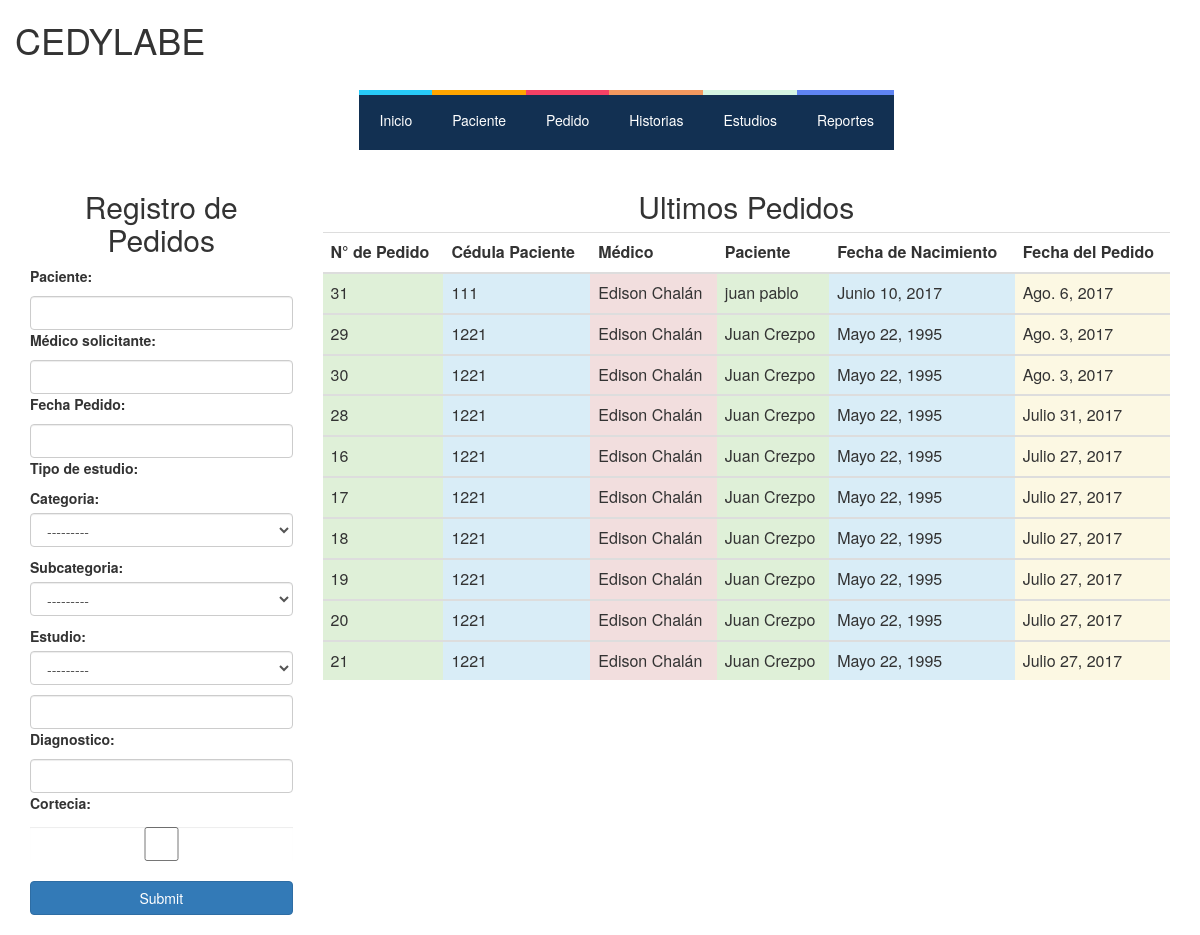
The page /pedidos/ (signed in) on the database its author committed.
### hcapp/models.py (models this page shows, shortened)
class Pedido(models.Model):
    TRUE_FALSE_CHOICE = ((True, "Yes"),(False, "No"))
    Paciente= models.ForeignKey(Paciente, on_delete=models.PROTECT)
    Medico= models.ForeignKey(MedicoSolicitante, on_delete=models.PROTECT)
    Diagnostico_presuntivo= models.CharField(max_length=255, null=True, blank=True)
    Fecha_pedido = models.DateField(auto_now=True) # auto_add será valido ???
    Fecha = models.DateField(auto_now=True)
    Cortecia = models.BooleanField(choices=TRUE_FALSE_CHOICE)

class Paciente (models.Model):
    Cedula = models.IntegerField(null=False, blank=False, unique=True) # es necesaria?
    Nombre = models.CharField(max_length=128, null=False, blank=False)
    Apellido = models.CharField(max_length=128, null=False, blank=False)
    Telefono = models.IntegerField(validators=[MaxValueValidator(9999999999)], null=True, blank=True)
    Fecha_nacimiento= models.DateField(null= True, blank=True)
    Fecha_ingreso= models.DateField(auto_now=True, auto_now_add=False)
    '''def save(self, *args, **kwargs):
        if not self.Edad:
            self.Edad = calculate_age(self.Fecha_nacimiento)
        super(Paciente, self).save(*args, **kwargs)'''

class MedicoSolicitante (models.Model):
    Nombre = models.CharField(max_length=128, null=False, blank=False)
    Apellido = models.CharField(max_length=128, null=False, blank=False)
    Telefono = models.IntegerField(validators=[MaxValueValidator(9999999999)], null=True, blank=True)

### hcapp/views.py (the view)
# urls.py: url(r'^pedidos/$',user_passes_test(views.superuser_or_medico)(views.PedidosHome) ,name="Home-Pedidos"),
def PedidosHome(request):
    nform=NombreEstudioForm()
    form=PedidoForm()
    drop=TipoEstudioForm()
    ultimos_pedidos= Pedido.objects.order_by('-Fecha')[:10]
    context={'form':form, 'nombre_estudio_form':nform,
    'drop_form':drop, 'ultimos_pedidos':ultimos_pedidos}
    return render(request, "hcapp/pedidos_home.html",context )

### hcapp/forms.py
class PedidoForm(forms.Form):
    Paciente = forms.CharField(validators=[validar_cliente_existe], widget=forms.TextInput(attrs={'class': 'form-control'}))
    Medico= forms.CharField(validators=[validar_medico_existe], label='Médico solicitante',required=False)
    Fecha= forms.DateField(label='Fecha Pedido',required=False)
    Estudio=forms.CharField(label='Tipo de estudio',validators=[validar_estudio_existe])
    Diagnostico=forms.CharField(required=False)
    Cortecia = forms.BooleanField(required=False)
    def __init__(self, *args, **kwargs):
        super(PedidoForm, self).__init__(*args, **kwargs)
        for x, y in self.fields.items():
            self.fields[x].widget.attrs.update({'class': 'form-control'})

class NombreEstudioForm(forms.Form):
    Estudio=forms.CharField(widget=forms.TextInput(attrs={'class': 'form-control'}), label='Tipo de estudio',validators=[validar_estudio_existe],required=False)

### hcapp/models.py (called while the page is built)
    def __str__(self):
        return ("cat: "+str(self.Nombre))

### hcapp/views.py (called while the page is built)
def superuser_or_medico(user):
    return user.is_superuser or user.groups.filter(name='medicos').exists()

### hcapp/templates/hcapp/pedidos_home.html (shortened to what this page needs)
{% extends "hcapp/index.html" %}
{% load staticfiles %}
{% block contenido %}
<div class="container" >
  <div class="row">
    <div class="col-md-3 col-xs-4 col-sm-6">
      <form method="post" action="{% url 'hcapp:Crear-Pedidos' %}">
        <h2 align="center">Registro de Pedidos</h2>
          {% for field in form%}
          <label> {{field.label_tag}} </label>
        {% if field.name == 'Estudio' %}
        {{drop_form.as_p}}
        {% endif %}
            <div > {{ field }} </div>
        {% endfor %}
        <br>
        <input type="submit" class="btn btn-primary btn-block" name="enviar">
        <br>
    </form>
    <link rel="stylesheet" href="http://code.jquery.com/ui/1.8.18/themes/base/jquery-ui.css" type="text/css" media="all" />
    </div>
      <div class="col-md-9 col-xs-8 col-sm-6">
        <div class="table-responsive" align="center">
          <table class="table Contextual Classes" >
                          <thead>
                              <tr colspan="6" align="center"><h2>Ultimos Pedidos</h2></tr>
                            <tr>
                                <th align="center"> N° de Pedido </th>
                                <th align="center"> Cédula Paciente </th>
                                <th align="center"> Médico </th>
                                <th align="center"> Paciente </th>
                                <th align="center"> Fecha de Nacimiento </th>
                                <th align="center"> Fecha del Pedido </th>
                            </tr>
                          </thead>
                              {% for pedido in ultimos_pedidos %}
                          <tbody>
                           <tr>
                                <td class="success">
                                   {{pedido.pk}}
                                </td>
                                <td class="info">
                                   {{pedido.Paciente.Cedula}}
                                </td>
                                <td class="danger">
                                    {{pedido.Medico.Nombre}} {{pedido.Medico.Apellido}}
                                </td>
                                <td class="success">
                                    {{pedido.Paciente.Nombre }}  {{pedido.Paciente.Apellido}}
                                </td>
                                <td class="info">
                                  {{pedido.Paciente.Fecha_nacimiento}}
                                </td>
                                <td class="warning">
                                  {{pedido.Fecha_pedido}}
                                </td>
                            </tr>
                            </tbody>
                            {% endfor %}
                    </table>
                </div>
              </div>
  </div>
</div>
{% endblock contenido %}

### hcapp/static/css/estilo_distribucion_cntenido.css (style rules this page uses)
* { margin: 0; padding: 0; }
body { font-family: monospace; background: #fff; color: #fff; }

### rows shown on the page
Pedido: pk "31", Paciente.Cedula "111", Medico.Nombre "Edison", Medico.Apellido "Chalán", Paciente.Nombre "juan", Paciente.Apellido "pablo", Paciente.Fecha_nacimiento "Junio 10, 2017", Fecha_pedido "Ago. 6, 2017"
Pedido: pk "29", Paciente.Cedula "1221", Medico.Nombre "Edison", Medico.Apellido "Chalán", Paciente.Nombre "Juan", Paciente.Apellido "Crezpo", Paciente.Fecha_nacimiento "Mayo 22, 1995", Fecha_pedido "Ago. 3, 2017"
Pedido: pk "30", Paciente.Cedula "1221", Medico.Nombre "Edison", Medico.Apellido "Chalán", Paciente.Nombre "Juan", Paciente.Apellido "Crezpo", Paciente.Fecha_nacimiento "Mayo 22, 1995", Fecha_pedido "Ago. 3, 2017"
Pedido: pk "28", Paciente.Cedula "1221", Medico.Nombre "Edison", Medico.Apellido "Chalán", Paciente.Nombre "Juan", Paciente.Apellido "Crezpo", Paciente.Fecha_nacimiento "Mayo 22, 1995", Fecha_pedido "Julio 31, 2017"
Pedido: pk "16", Paciente.Cedula "1221", Medico.Nombre "Edison", Medico.Apellido "Chalán", Paciente.Nombre "Juan", Paciente.Apellido "Crezpo", Paciente.Fecha_nacimiento "Mayo 22, 1995", Fecha_pedido "Julio 27, 2017"
Pedido: pk "17", Paciente.Cedula "1221", Medico.Nombre "Edison", Medico.Apellido "Chalán", Paciente.Nombre "Juan", Paciente.Apellido "Crezpo", Paciente.Fecha_nacimiento "Mayo 22, 1995", Fecha_pedido "Julio 27, 2017"
Pedido: pk "18", Paciente.Cedula "1221", Medico.Nombre "Edison", Medico.Apellido "Chalán", Paciente.Nombre "Juan", Paciente.Apellido "Crezpo", Paciente.Fecha_nacimiento "Mayo 22, 1995", Fecha_pedido "Julio 27, 2017"
Pedido: pk "19", Paciente.Cedula "1221", Medico.Nombre "Edison", Medico.Apellido "Chalán", Paciente.Nombre "Juan", Paciente.Apellido "Crezpo", Paciente.Fecha_nacimiento "Mayo 22, 1995", Fecha_pedido "Julio 27, 2017"
Pedido: pk "20", Paciente.Cedula "1221", Medico.Nombre "Edison", Medico.Apellido "Chalán", Paciente.Nombre "Juan", Paciente.Apellido "Crezpo", Paciente.Fecha_nacimiento "Mayo 22, 1995", Fecha_pedido "Julio 27, 2017"
Pedido: pk "21", Paciente.Cedula "1221", Medico.Nombre "Edison", Medico.Apellido "Chalán", Paciente.Nombre "Juan", Paciente.Apellido "Crezpo", Paciente.Fecha_nacimiento "Mayo 22, 1995", Fecha_pedido "Julio 27, 2017"

### other values the page prints
{{ field.label_tag }} "Paciente:" "Médico solicitante:" "Fecha Pedido:" "Tipo de estudio:" "Diagnostico:" "Cortecia:"
